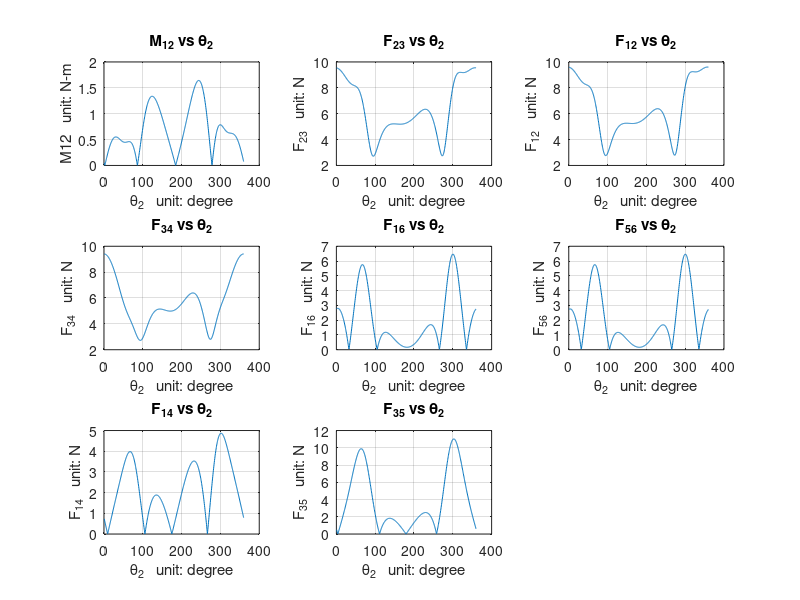
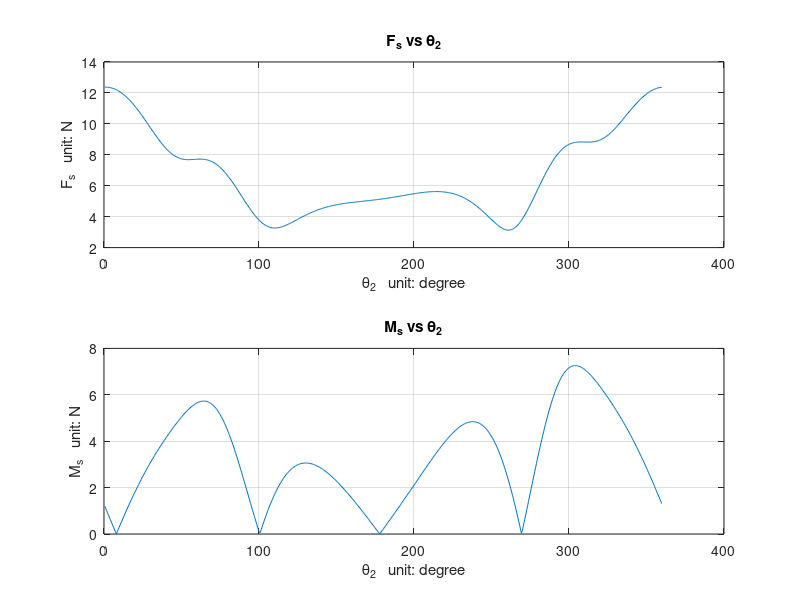

Reproduce these figures in MATLAB, in order.
%% Project Skeleton Code

clear; clc; close all;

%% Part 2 - Force and Moment Calculation

%%initial parameter: unit: m, degree, rad/sec
r1 = 0.084; 
r2 = 0.36;
r3 = 1.2;
r6 = 0.6;
m2 = 0.07634;
m6 = 0.12723;
m3 = 0.25447;
m4 = 5;
m5 = 5;
b2 = r2/2;
b6 = r6/2;
b3 = r3/2;

M12_list = [];
theta2_list = [];
Fs_list = [];  % shaking force
Fs_alpha = []; % direction of a shaking force
Ms_list =[]; % Shaking moment
%Forces list
F23_list = [];
F12_list = [];
F34_list = [];
F16_list = [];
F56_list = [];
F14_list = [];
N35_list = [];
%angles list
F12_alpha = [];
F23_alpha = [];
F34_alpha = [];
F16_alpha = [];
F56_alpha = [];

for theta2 = 0.01:0.01:2*pi

dtheta2 = 2;
ddtheta2 = 0; 

%% Part 1- Calculations for kinematic variables, caculated based on loop closure eqn

%equations for kinematic values
theta3 = pi - asin((r2.*sin(theta2)-r1)./r3);
r4 = r2.*cos(theta2) - r3.*cos(theta3);
theta5 = theta3; % eqn 15
theta6 = pi - asin((r1.*cos(theta5)-r4.*sin(theta5))./r6) + theta5; %eqn 18
r5 = (r6.*cos(theta6)-r4)./cos(theta5);

%% Take time derivative of loop eqn (d/dt) 
% and solve them for dtheta3, dtheta5 & dr6
% and the same for the second derivatives. 
% add r5dot, theta6dot, r5 double dot, theta6 double dot

% First derivates of r4 and theta 3
dtheta3 = (r2.*dtheta2.*cos(theta2))./(r3.*cos(theta3));
dr4 = (r2.*dtheta2.*sin(theta3 - theta2))./cos(theta3);

% Second derivates of r4 and theta 3
ddtheta3 = ((r3.*(dtheta3.^2).*sin(theta3))-(r2.*(dtheta2.^2).*sin(theta2)))./(r3.*cos(theta3));
ddr4 = (r3.*ddtheta3.*sin(theta3)) + (r3.*(dtheta3.^2).*cos(theta3)) - (r2.*(dtheta2.^2).*cos(theta2));

% First derivatives of r5 and theta 6
dtheta5 = dtheta3;
dtheta6 = ((r5.*dtheta5)-dr4.*sin(theta5))./(r6.*cos(theta5-theta6));
dr5 = ((r6.*dtheta6.*cos(theta6))-(r5.*dtheta5.*cos(theta5)))./(sin(theta5));

% Second derivatives of r5 and theta 6
ddtheta5 = ddtheta3;
ddtheta6 = ((-ddr4.*sin(theta5))+(2.*dr5.*dtheta5)+(r5.*ddtheta5)-(r6.*(dtheta6.^2).*sin(theta5-theta6)))./(r6.*cos(theta5-theta6));
ddr5 = (((-2.*dr5.*dtheta5-r5.*ddtheta5).*cos(theta5))+(r5.*(dtheta5.^2).*sin(theta5))+(r6.*ddtheta6.*cos(theta6))-(r6.*(dtheta6.^2).*sin(theta6)))./(sin(theta5));

a_coriolis = abs((2.*(r6.*dtheta6.*cos(theta6)-r5.*(dtheta5).*cos(theta5)).*(r2.*dtheta2.*cos(theta2)))./(r3.*cos(theta3).*sin(theta5)));

%given parameters

beta3 = 2*pi-theta3;
dbeta3 = -1*dtheta3;
ddbeta3 = -1*ddtheta3;

%inertias
inertiaG3 = (1/12)*m3.*r3.^2;
inertiaA2 = (1/3)*m2.*r2.^2;
inertiaA6 = (1/3)*m6.*r6.^2;

%shortcuts
rGC = r5 - b3;
rGB = r3./2;
rDG = r3./2;
%trig substitutions for the A matrix
A33 = -r2.*sin(theta2);
A43 = r2.*cos(theta2);
A134 = -sin(beta3);
A135 = -cos(beta3);
A36 = rGB.*sin(beta3);
A46 = rGB.*cos(beta3);
A1311 = sin(beta3);
A1312 = cos(beta3);
A136 = rGC;
A66 = -rDG.*cos(beta3);
A56 = -rDG.*sin(beta3);
A99 = -r6.*sin(theta6);
A109 = r6.*(cos(theta6));

%accelerations for forces
ag2x = b2.*-(dtheta2.^2).*cos(theta2);
ag2y = b2.*-(dtheta2.^2).*sin(theta2);

ag3x = (b3.*-(dbeta3.^2).*cos(2*pi - beta3)) + ag2x;
ag3y = (b3.*(ddbeta3).*sin(2*pi - beta3)) + ag2y; 

ag6x = b6.*(-ddtheta6.*sin(theta6)-(dtheta6.^2).*cos(theta6));
ag6y = b6.*(ddtheta6.*cos(theta6)-(dtheta6.^2).*sin(theta6));

ag4x = ddr4;
ag4y = 0;

ag5x = ag6x.*2;
ag5y = ag6y.*2;

% and so on    

    B = [m2.*ag2x;
        m2.*ag2y;
        0;
        m3.*ag3x;
        m3.*ag3y;
        inertiaG3.*ddtheta3; % wtf
        m6.*ag6x;
        m6.*ag6y;
        inertiaA6.*ddtheta6;
        m4.*ag4x;
        m5.*ag5x;
        m5.*ag5y;
        0;
    ];
    
    A = [
    -1, 0, 1, 0, 0, 0, 0, 0, 0, 0, 0, 0, 0;
    0, -1, 0, 1, 0, 0, 0, 0, 0, 0, 0, 0, 0;
    0, 0, A33, A43, 0, 0, 0, 0, 0, 0, 0, 1, 0;
    0, 0, -1, 0, -1, 0, 0, 0, 0, 0, 0, 0, A134;
    0, 0, 0, -1, 0, -1, 0, 0, 0, 0, 0, 0, A135;
    0, 0, A36, A46, A56, A66, 0, 0, 0, 0, 0, 0, A136;
    0, 0, 0, 0, 0, 0, -1, 0, 1, 0, 0, 0, 0;
    0, 0, 0, 0, 0, 0, 0, -1, 0, 1, 0, 0, 0;
    0, 0, 0, 0, 0, 0, 0, 0, A99, A109, 0, 0, 0;
    0, 0, 0, 0, 1, 0, 0, 0, 0, 0, 0, 0, 0;
    0, 0, 0, 0, 0, 0, 0, 0, -1, 0, 0, 0, A1311;
    0, 0, 0, 0, 0, 0, 0, 0, 0, -1, 0, 0, A1312;
    0, 0, 0, 0, 0, 1, 0, 0, 0, 0, -1, 0, 0;
    ];

    x = A\B; % Ax = B, solution for x; note that in MATLAB: A\B = B/A
    
    
    % M12:
    M12 = x(12);
    M12_list = [M12_list; abs(M12)];
    
    F12x = x(1);
    F12y = x(2);
    F23x = x(3);
    F23y = x(4);
    F34x = x(5);
    F34y = x(6);
    F16x = x(7);
    F16y = x(8);
    F56x = x(9);
    F56y = x(10);
    F14y = x(11);
    N35 = x(13);
    Fsx = F12x + F16x;
    Fsy = F14y + F12y + F16y;
    Ms = M12 + F14y.*r4;

    
    % Magnitudes of all forces: 
    % Atan is defined on [-pi/2; pi/2]. 
    % This if clause will help to adjust the value of the angle 
    % to its true value:	
    F23_list = [F23_list; sqrt(F23x.^2+F23y.^2)];
    F12_list = [F12_list; sqrt(F12x.^2+F12y.^2)];
    F34_list = [F34_list; sqrt(F34x.^2+F34y.^2)];
    F16_list = [F16_list; sqrt(F16x.^2+F16y.^2)];
    F56_list = [F56_list; sqrt(F56x.^2+F56y.^2)];
    F14_list = [F14_list; abs(F14y)];
    F14y_list = [F14_list; abs(F14y)];

    N35_list = [N35_list; abs(N35)];
    Fs_list = [Fs_list; sqrt(Fsx.^2+Fsy.^2)];
    Ms_list = [Ms_list; abs(Ms)];



    % Directions of all forces:   
    %F23
    fx = F23x;
    fy = F23y;
    alpha_23 = atan(fy/fx);
    if fx < 0
        alpha_23 = alpha_23 + pi;
    end 
    F23_alpha = [F23_alpha; alpha_23];

    %F12
    fx = F12x;
    fy = F12y;
    alpha_12 = atan2(fy, fx);
    if fx < 0
        alpha_12 = alpha_12 + pi;
    end 
    F12_alpha = [F12_alpha; alpha_12];

    %F34
    fx = F34x;
    fy = F34y;
    alpha_34 = atan(fx\fy);
    if fx < 0
        alpha_34 = alpha_34 + pi;
    end 
    F34_alpha = [F34_alpha; alpha_34];

    %F16
    fx = F16x;
    fy = F16y;
    alpha_16 = atan(fx\fy);
    if fx < 0
        alpha_16 = alpha_16 + pi;
    end 
    F16_alpha = [F16_alpha; alpha_16];

    %F56
    fx = F56x;
    fy = F56y;
    alpha_56 = atan(fx\fy);
    if fx < 0
        alpha_56 = alpha_56 + pi;
    end 
    F56_alpha = [F56_alpha; alpha_56];

    %Fs
    fx = Fsx;
    fy = Fsy;
    alpha_s = atan(fx\fy);
    if fx < 0
        alpha_s = alpha_s + pi;
    end 
    Fs_alpha = [Fs_alpha; alpha_s];

  
    % Collecting the values of theta2:
    theta2_list = [theta2_list; theta2];
     
    
    
end


% Regular and Polar plots:
% Might have to transpose the Force vectors for polar plot. Do so if needed
% Polar plot only works with radians so will have to do it accordingly
%M12_list = M12_list(:);

%Regular Plots
%M12 Regular
subplot(3,3,1);
plot(theta2_list.*(180/pi), M12_list)
grid on;
title('M_{12} vs \theta_2')
xlabel('\theta_2   unit: degree')
ylabel('M12   unit: N-m')
hold on;

%F23 Regular
subplot(3,3,2);
plot(theta2_list.*(180/pi),F23_list)
grid on;
title('F_{23} vs \theta_2')
xlabel('\theta_2   unit: degree')
ylabel('F_{23}   unit: N')
hold on;

%F12 Regular
subplot(3,3,3);
plot(theta2_list.*(180/pi), F12_list)
grid on;
title('F_{12} vs \theta_2')
xlabel('\theta_2   unit: degree')
ylabel('F_{12}   unit: N')
hold on;

%F34 Regular
subplot(3,3,4);
plot(theta2_list.*(180/pi), F34_list)
grid on;
title('F_{34} vs \theta_2')
xlabel('\theta_2   unit: degree')
ylabel('F_{34}   unit: N')
hold on;

%F16 Regular
subplot(3,3,5);
plot(theta2_list.*(180/pi), F16_list)
grid on;
title('F_{16} vs \theta_2')
xlabel('\theta_2   unit: degree')
ylabel('F_{16}   unit: N')
hold on;

%F56 Regular
subplot(3,3,6);
plot(theta2_list.*(180/pi), F56_list)
grid on;
title('F_{56} vs \theta_2')
xlabel('\theta_2   unit: degree')
ylabel('F_{56}   unit: N')
hold on;

%F14 Regular
subplot(3,3,7);
plot(theta2_list.*(180/pi), F14_list)
grid on;
title('F_{14} vs \theta_2')
xlabel('\theta_2   unit: degree')
ylabel('F_{14}   unit: N')
hold on;

%F35 Regular
subplot(3,3,8);
plot(theta2_list.*(180/pi), N35_list)
grid on;
title('F_{35} vs \theta_2')
xlabel('\theta_2   unit: degree')
ylabel('F_{35}   unit: N')
hold on

%shaking moment and forces
figure(2);
subplot(2,1,1)
plot(theta2_list.*(180/pi), Fs_list)
grid on
title('F_{s} vs \theta_2')
xlabel('\theta_2   unit: degree')
ylabel('F_{s}   unit: N')
hold on

subplot(2,1,2)
plot(theta2_list.*(180/pi), Ms_list)
grid on
title('M_{s} vs \theta_2')
xlabel('\theta_2   unit: degree')
ylabel('M_{s}   unit: N')
hold on
